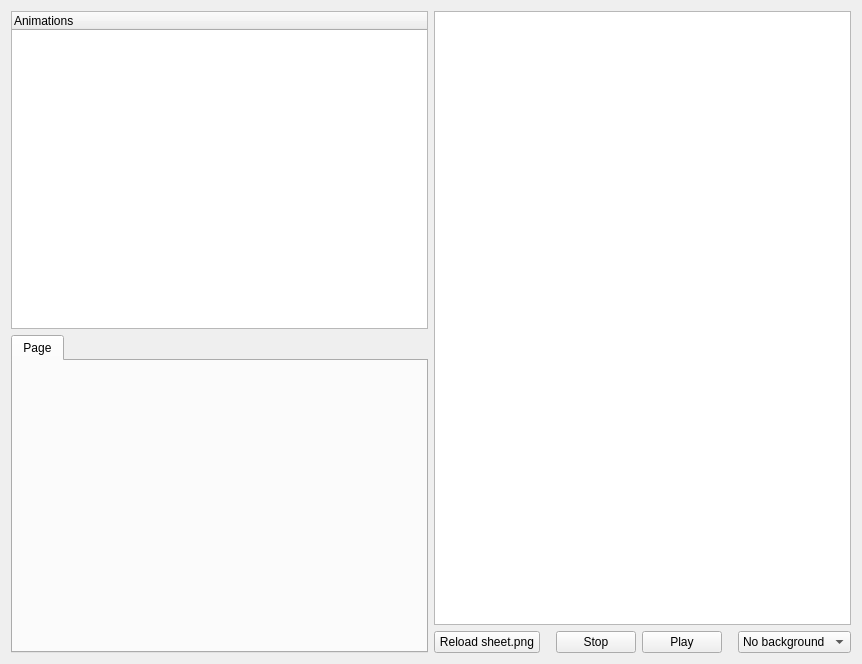
<?xml version="1.0" encoding="UTF-8"?>
<ui version="4.0">
 <class>Form</class>
 <widget class="QWidget" name="Form">
  <property name="geometry">
   <rect>
    <x>0</x>
    <y>0</y>
    <width>862</width>
    <height>664</height>
   </rect>
  </property>
  <property name="windowTitle">
   <string>Form</string>
  </property>
  <layout class="QHBoxLayout" name="horizontalLayout_2">
   <item>
    <layout class="QHBoxLayout" name="horizontalLayout">
     <item>
      <layout class="QVBoxLayout" name="verticalLayout">
       <item>
        <widget class="QTreeWidget" name="animationsTree">
         <property name="contextMenuPolicy">
          <enum>Qt::CustomContextMenu</enum>
         </property>
         <property name="columnCount">
          <number>1</number>
         </property>
         <column>
          <property name="text">
           <string>Animations</string>
          </property>
         </column>
        </widget>
       </item>
       <item>
        <widget class="QTabWidget" name="actionTabs">
         <property name="currentIndex">
          <number>0</number>
         </property>
         <widget class="QWidget" name="tab">
          <attribute name="title">
           <string>Page</string>
          </attribute>
         </widget>
        </widget>
       </item>
      </layout>
     </item>
     <item>
      <layout class="QVBoxLayout" name="verticalLayout_10">
       <item>
        <widget class="AnimatorGraphicsView" name="animatorView"/>
       </item>
       <item>
        <layout class="QHBoxLayout" name="horizontalLayout_4">
         <item alignment="Qt::AlignLeft">
          <widget class="QPushButton" name="btn_reloadSprite">
           <property name="sizePolicy">
            <sizepolicy hsizetype="Preferred" vsizetype="Fixed">
             <horstretch>0</horstretch>
             <verstretch>0</verstretch>
            </sizepolicy>
           </property>
           <property name="minimumSize">
            <size>
             <width>106</width>
             <height>0</height>
            </size>
           </property>
           <property name="text">
            <string>Reload sheet.png</string>
           </property>
          </widget>
         </item>
         <item alignment="Qt::AlignRight">
          <widget class="QPushButton" name="btn_stop">
           <property name="sizePolicy">
            <sizepolicy hsizetype="Fixed" vsizetype="Fixed">
             <horstretch>0</horstretch>
             <verstretch>0</verstretch>
            </sizepolicy>
           </property>
           <property name="minimumSize">
            <size>
             <width>75</width>
             <height>0</height>
            </size>
           </property>
           <property name="text">
            <string>Stop</string>
           </property>
          </widget>
         </item>
         <item alignment="Qt::AlignLeft">
          <widget class="QPushButton" name="btn_play">
           <property name="sizePolicy">
            <sizepolicy hsizetype="Minimum" vsizetype="Fixed">
             <horstretch>0</horstretch>
             <verstretch>0</verstretch>
            </sizepolicy>
           </property>
           <property name="minimumSize">
            <size>
             <width>75</width>
             <height>0</height>
            </size>
           </property>
           <property name="text">
            <string>Play</string>
           </property>
          </widget>
         </item>
         <item alignment="Qt::AlignRight">
          <widget class="QComboBox" name="comboBox_background">
           <property name="sizePolicy">
            <sizepolicy hsizetype="Preferred" vsizetype="Fixed">
             <horstretch>0</horstretch>
             <verstretch>0</verstretch>
            </sizepolicy>
           </property>
           <property name="minimumSize">
            <size>
             <width>106</width>
             <height>0</height>
            </size>
           </property>
           <item>
            <property name="text">
             <string>No background</string>
            </property>
           </item>
          </widget>
         </item>
        </layout>
       </item>
      </layout>
     </item>
    </layout>
   </item>
  </layout>
 </widget>
 <customwidgets>
  <customwidget>
   <class>AnimatorGraphicsView</class>
   <extends>QGraphicsView</extends>
   <header>animatorgraphicsview</header>
  </customwidget>
 </customwidgets>
 <resources/>
 <connections/>
</ui>
